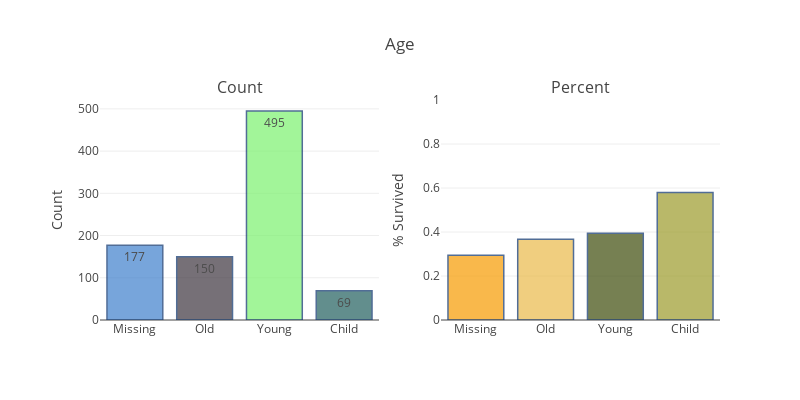

Write notebook code for a chart like this one.
### Code cell
temp_col = train_df.columns.values[5]
plot_count_percent_for_object(train_df, temp_col)

### Figure 1 — Plotly figure (JSON) as saved in the notebook; plotly's stock layout.template omitted (floating-point values rounded to 4 significant figures)
{"data": [{"marker": {"color": ["#3E7FCC", "#3D343E", "#7CF26F", "#205F5D", "#1855FF", "#A6B9E1", "#99EA02", "#60F151", "#4DE67C", "#E5E602", "#77C0FC", "#DFED99", "#63475F", "#075D5B", "#756228", "#F837F5", "#5A7DD4", "#1B0905", "#63D062", "#00B259", "#3C2E45", "#335A21", "#4CA5B1", "#2A3848", "#6BACF2", "#062CB6", "#F168A9", "#44A705", "#0CA4B5", "#DC8141", "#FEB6AC", "#2E6373", "#2C6CDD", "#34914F", "#05F6EB", "#26AE83", "#B2C590", "#D9BE80", "#FE6173", "#7ACE72", "#0462F2", "#F465D7", "#DB1DEE", "#D19A1B", "#F8EC9E", "#ABBF64", "#20BC4E", "#1C7DFD", "#478CB5", "#7A8E86", "#9DF7EC", "#BC36E2", "#A9FA6E", "#2465A7", "#77F7BE", "#083369", "#A8B725", "#C3E3B1", "#59A42D", "#BFCB2A", "#8375AF", "#C2A78D", "#79B209", "#47F605", "#573002", "#40B110", "#FD614C", "#C127F0", "#A25425", "#D9C361", "#505C57", "#687ACA", "#C815EF", "#DB9373", "#0C15D7", "#F6FDAA", "#55227A", "#68BA0E", "#63F16E", "#E49DAD", "#AC80A1", "#C58C75", "#C28478", "#585B0E", "#8974A1", "#52C08F", "#17A029", "#E97CA9", "#CFC4A3", "#EADF90", "#6A337F", "#486CFD", "#53028D", "#AFEB51", "#95EA03", "#35765A", "#CB0C20", "#0350F5", "#122EC5", "#0E4109"], "line": {"color": "rgb(8,48,107)", "width": 1.5}}, "name": "Count", "opacity": 0.7, "orientation": "v", "text": [177, 150, 495, 69], "textfont": {"color": "rgb(0, 0, 0)", "size": 0}, "textposition": "auto", "type": "bar", "x": ["Missing", "Old", "Young", "Child"], "xaxis": "x1", "y": [177, 150, 495, 69], "yaxis": "y1"}, {"marker": {"color": ["#F79B00", "#EABA49", "#3D4B0A", "#9C9B2A", "#C9E144", "#5AB912", "#A23BED", "#3B223B", "#EFB179", "#E3875A", "#275687", "#17374D", "#68DF19", "#1DE846", "#CFE163", "#1C7ED7", "#7E6D60", "#9E8EA8", "#C9D2DD", "#7ECF98", "#62D18C", "#2C4337", "#C530BB", "#EA01C1", "#7A13C5", "#2B0794", "#89F507", "#29685F", "#D2B43F", "#E5CE1D", "#246466", "#2C90CA", "#D147E1", "#AC38E1", "#51BDFE", "#FE2C74", "#D0F63F", "#776BF3", "#FED845", "#8D61FC", "#536268", "#8CA78B", "#9F94F1", "#EBDD06", "#BAD3D8", "#D1E1FC", "#7DE1F7", "#553C12", "#49A7B9", "#838845", "#62A5C3", "#F3A4D1", "#F5B85C", "#04D73C", "#2C9C6D", "#04738D", "#D0025A", "#409774", "#62F9A4", "#BDD0AB", "#29E315", "#F834C5", "#536C03", "#FF3C38", "#1EA75A", "#C9BF7D", "#625C45", "#4843FB", "#9502A6", "#0AF04F", "#2A2560", "#C90999", "#108BE5", "#BF67A0", "#1E6120", "#6C3234", "#CA6977", "#4B07AE", "#925D9A", "#25A70C", "#C789B6", "#8CD70A", "#3DB85D", "#B52563", "#32DFFC", "#729C30", "#D210AE", "#A2F5CE", "#1E6B29", "#60BC06", "#EA6E7A", "#D22EA4", "#CB457E", "#EDA6CD", "#5B022C", "#C71933", "#B0827C", "#3F9665", "#BDF48E", "#78B4B2"], "line": {"color": "rgb(8,48,107)", "width": 1.5}}, "name": "Percent", "opacity": 0.7, "orientation": "v", "text": [["Missing", 0.2938], ["Old", 0.3667], ["Young", 0.3939], ["Child", 0.5797]], "textfont": {"color": "rgb(0, 0, 0)", "size": 12}, "textposition": "auto", "type": "bar", "x": ["Missing", "Old", "Young", "Child"], "xaxis": "x2", "y": [0.2938, 0.3667, 0.3939, 0.5797], "yaxis": "y2"}], "layout": {"annotations": [{"font": {"size": 16}, "showarrow": false, "text": "Count", "x": 0.225, "xanchor": "center", "xref": "paper", "y": 1, "yanchor": "bottom", "yref": "paper"}, {"font": {"size": 16}, "showarrow": false, "text": "Percent", "x": 0.775, "xanchor": "center", "xref": "paper", "y": 1, "yanchor": "bottom", "yref": "paper"}], "height": 400, "margin": {"l": 100}, "showlegend": false, "title": "Age", "width": 800, "xaxis1": {"anchor": "y1", "domain": [0, 0.45]}, "xaxis2": {"anchor": "y2", "domain": [0.55, 1]}, "yaxis1": {"anchor": "x1", "domain": [0, 1], "title": "Count"}, "yaxis2": {"anchor": "x2", "domain": [0, 1], "range": [0, 1], "title": "% Survived"}}}
